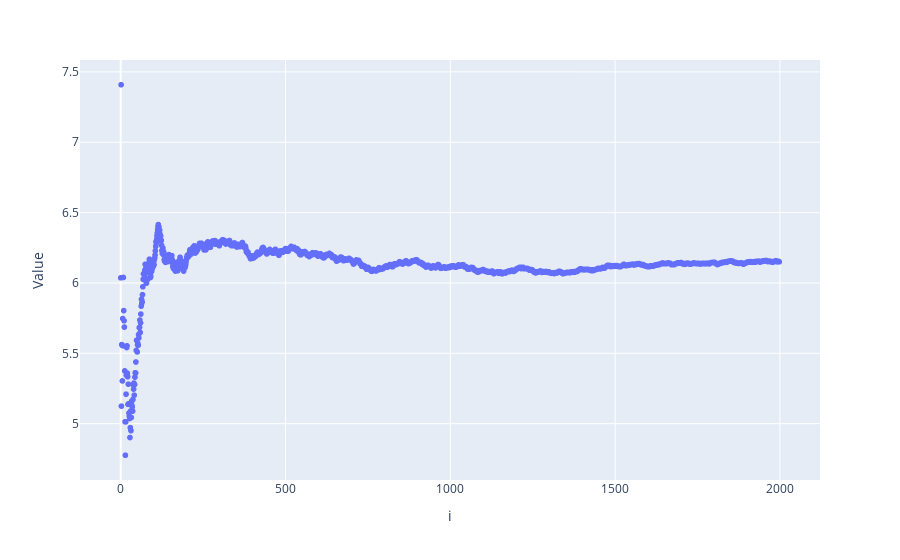

Here is the notebook cell this chart was saved with:
### Code cell
fig = px.scatter(x=list(range(0,len(running_mean))), y=running_mean, labels={'x': 'i', 'y': 'Value'})

# Show the plot
fig.show()

### Figure 1 — Plotly figure (JSON) as saved in the notebook; plotly's stock layout.template omitted (floating-point values rounded to 4 significant figures; data arrays with more than 128 entries replaced by an {"elided": "..."} marker saying what was removed)
{"data": [{"hovertemplate": "i=%{x}<br>Value=%{y}<extra></extra>", "legendgroup": "", "marker": {"color": "#636efa", "symbol": "circle"}, "mode": "markers", "name": "", "showlegend": false, "type": "scattergl", "x": {"elided": "1999 int values"}, "xaxis": "x", "y": {"elided": "1999 float values"}, "yaxis": "y"}], "layout": {"legend": {"tracegroupgap": 0}, "margin": {"t": 60}, "xaxis": {"anchor": "y", "domain": [0, 1], "title": {"text": "i"}}, "yaxis": {"anchor": "x", "domain": [0, 1], "title": {"text": "Value"}}}}
